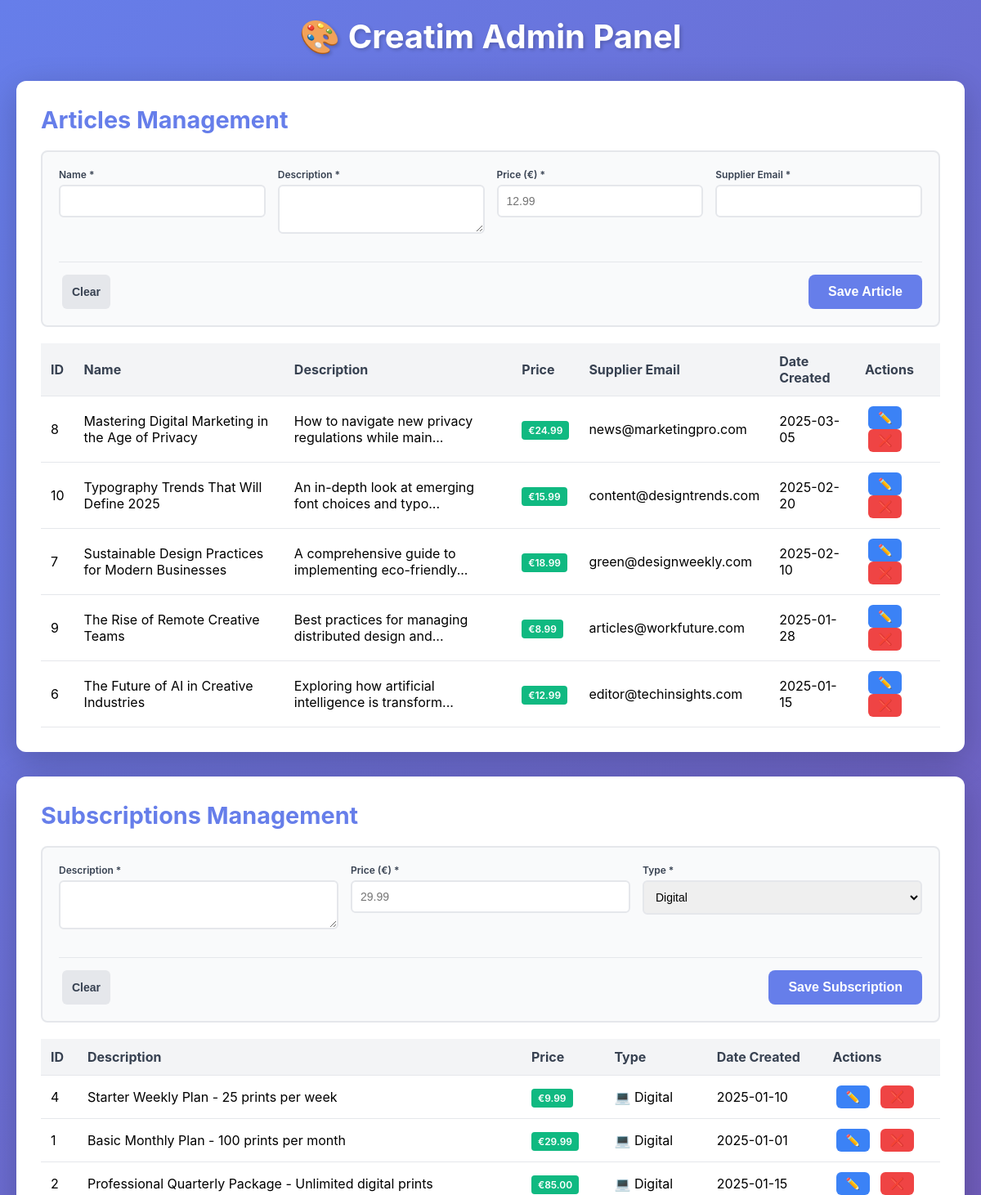
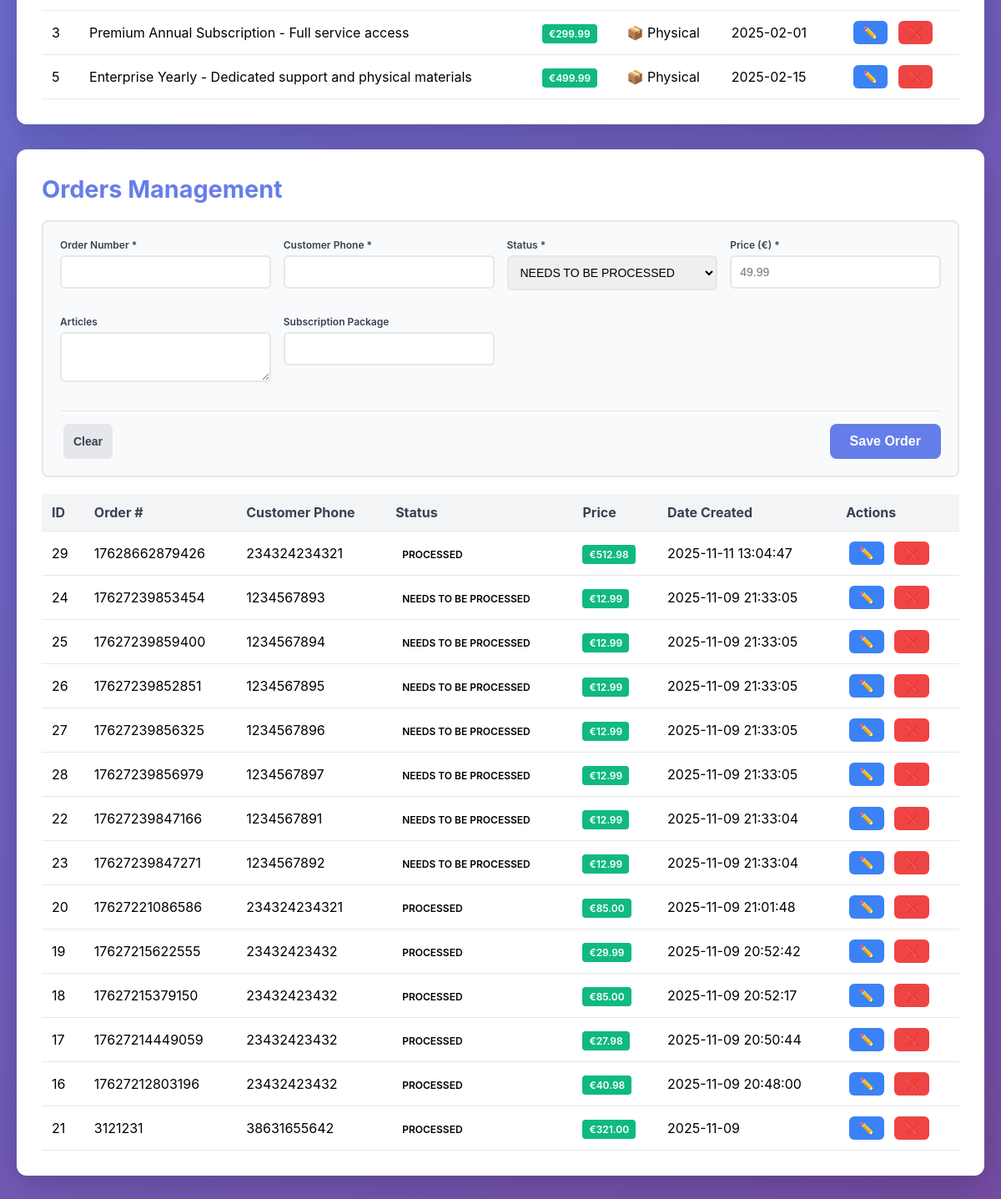
Screenshot of /backend/index.php with the database file from the repository (2 pictures, top to bottom).
### tables this page shows
CREATE TABLE "articles"
(
    id             integer
        constraint id
            primary key autoincrement,
    name           TEXT              not null,
    description    TEXT              not null,
    price          integer,
    supplier_email TEXT              not null,
    date_created   TEXT default DATE not null
);

CREATE TABLE "subscription"
(
    id           integer not null
        constraint subscription_pk
            primary key autoincrement,
    description  TEXT    not null,
    price        integer,
    physical     integer default 0,
    date_created TEXT    default DATE
);

CREATE TABLE orders
(
    id               integer
        constraint orders_pk
            primary key autoincrement,
    order_number     integer,
    customer_phone   integer              not null,
    status           TEXT                 not null,
    price            integer not null,
    articles         TEXT,
    subscription_pkg TEXT,
    date_created     TEXT    default DATE not null
, session_id TEXT);

### backend/lib/PdoConnector.php (called while the page is built, shortened)
<?php
class PdoConnector
{
    private static ?PDO $instance = null;
    private function __construct()
    {
        $this->dbPath = __DIR__ . '/../../database.db';
    }
    public static function getInstance(): PDO
    {
        if (self::$instance === null) {
            $connector = new self();
            try {
                self::$instance = new PDO('sqlite:' . $connector->dbPath);
                self::$instance->setAttribute(PDO::ATTR_ERRMODE, PDO::ERRMODE_EXCEPTION);
                self::$instance->setAttribute(PDO::ATTR_DEFAULT_FETCH_MODE, PDO::FETCH_ASSOC);
            } catch (PDOException $e) {
                throw new Exception("Database connection failed: " . $e->getMessage());
            }
        }
        return self::$instance;
    }
}

### backend/lib/admin/Dashboard.php (called while the page is built, shortened)
<?php
require_once __DIR__ . '/../Admin.php';
class Dashboard
{
    private Admin $admin;
    private array $articles = [];
    private array $subscriptions = [];
    private array $orders = [];
    public function __construct()
    {
        $this->admin = new Admin();
        $this->loadData();
    }
    private function loadData(): void
    {
        $this->articles = $this->admin->getAllArticles();
        $this->subscriptions = $this->admin->getAllSubscriptions();
        $this->orders = $this->admin->getAllOrders();
    }
    public function getArticles(): array
    {
        return $this->articles;
    }
    public function getSubscriptions(): array
    {
        return $this->subscriptions;
    }
    public function getOrders(): array
    {
        return $this->orders;
    }
}

### backend/lib/Admin.php (called while the page is built, shortened)
<?php
require_once __DIR__ . '/PdoConnector.php';
class Admin
{
    private PDO $db;
    public function __construct()
    {
        $this->db = PdoConnector::getInstance();
    }
    public function getAllArticles(): array
    {
        return $this->db->query('SELECT * FROM articles ORDER BY date_created DESC')->fetchAll();
    }
    public function getAllSubscriptions(): array
    {
        return $this->db->query('SELECT * FROM subscription ORDER BY price ASC')->fetchAll();
    }
    public function getAllOrders(): array
    {
        return $this->db->query('SELECT * FROM orders ORDER BY date_created DESC')->fetchAll();
    }
}

### backend/index.php (the view, shortened to what this page needs)
<?php
require_once __DIR__ . '/lib/admin/Dashboard.php';
$dashboard = new Dashboard();
$articles = $dashboard->getArticles();
$subscriptions = $dashboard->getSubscriptions();
$orders = $dashboard->getOrders();
?>
<!DOCTYPE html>
<html lang="en">
<head>
    <link rel="stylesheet" href="styles/dashboard.css">
</head>
<body>
    <div class="o-container">
        <h1>🎨 Creatim Admin Panel</h1>
        <div class="section">
            <h2>Articles Management</h2>
            <form method="POST" class="c-form c-form--inline" id="articleForm">
                <div class="c-form__inputs">
                    <div class="c-form__group">
                        <label class="c-form__label">Name *</label>
                        <input type="text" name="name" id="articleName" class="c-form__input" required>
                    </div>
                    <div class="c-form__group">
                        <label class="c-form__label">Description *</label>
                        <textarea name="description" id="articleDescription" class="c-form__textarea" required></textarea>
                    </div>
                    <div class="c-form__group">
                        <label class="c-form__label">Price (€) *</label>
                        <input type="number" step="0.01" min="0" name="price_euro" id="articlePriceEuro" class="c-form__input" required placeholder="12.99">
                    </div>
                    <div class="c-form__group">
                        <label class="c-form__label">Supplier Email *</label>
                        <input type="email" name="supplier_email" id="articleEmail" class="c-form__input" required>
                    </div>
                </div>
                <div class="c-form__buttons">
                    <button type="button" class="c-btn c-btn--secondary" onclick="resetArticleForm()">Clear</button>
                    <button type="submit" class="c-btn c-btn--primary">Save Article</button>
                </div>
            </form>
            <table>
                <thead>
                    <tr>
                        <th>ID</th>
                        <th>Name</th>
                        <th>Description</th>
                        <th>Price</th>
                        <th>Supplier Email</th>
                        <th>Date Created</th>
                        <th>Actions</th>
                    </tr>
                </thead>
                <tbody>
                    <?php if (empty($articles)): ?>
                    <tr>
                        <td colspan="7" style="text-align: center;">No articles found</td>
                    </tr>
                    <?php else: ?>
                    <?php foreach ($articles as $article): ?>
                    <tr>
                        <td><?= $article['id'] ?></td>
                        <td><?= htmlspecialchars($article['name']) ?></td>
                        <td><?= htmlspecialchars(substr($article['description'], 0, 50)) ?>...</td>
                        <td><span class="c-badge c-badge--price">€<?= number_format($article['price'] / 100, 2) ?></span></td>
                        <td><?= htmlspecialchars($article['supplier_email']) ?></td>
                        <td><?= $article['date_created'] ?></td>
                        <td>
                            <button class="c-btn c-btn--info" onclick='editArticle(<?= json_encode($article) ?>, this)'>✏️</button>
                            <form method="POST" style="display:inline;">
                                <button type="submit" class="c-btn c-btn--danger" onclick="return confirm('Delete this article?')">❌</button>
                            </form>
                        </td>
                    </tr>
                    <?php endforeach; ?>
                    <?php endif; ?>
                </tbody>
            </table>
        </div>
        <div class="section">
            <h2>Subscriptions Management</h2>
            <form method="POST" class="c-form c-form--inline" id="subscriptionForm">
                <div class="c-form__inputs">
                    <div class="c-form__group">
                        <label class="c-form__label">Description *</label>
                        <textarea name="description" id="subscriptionDescription" class="c-form__textarea" required></textarea>
                    </div>
                    <div class="c-form__group">
                        <label class="c-form__label">Price (€) *</label>
                        <input type="number" step="0.01" min="0" name="price_euro" id="subscriptionPriceEuro" class="c-form__input" required placeholder="29.99">
                    </div>
                    <div class="c-form__group">
                        <label class="c-form__label">Type *</label>
                        <select name="physical" id="subscriptionPhysical" class="c-form__select" required>
                            <option value="0">Digital</option>
                        </select>
                    </div>
                </div>
                <div class="c-form__buttons">
                    <button type="button" class="c-btn c-btn--secondary" onclick="resetSubscriptionForm()">Clear</button>
                    <button type="submit" class="c-btn c-btn--primary">Save Subscription</button>
                </div>
            </form>
            <table>
                <thead>
                    <tr>
                        <th>ID</th>
                        <th>Description</th>
                        <th>Price</th>
                        <th>Type</th>
                        <th>Date Created</th>
                        <th>Actions</th>
                    </tr>
                </thead>
                <tbody>
                    <?php if (empty($subscriptions)): ?>
                    <tr>
                        <td colspan="6" style="text-align: center;">No subscriptions found</td>
                    </tr>
                    <?php else: ?>
                    <?php foreach ($subscriptions as $subscription): ?>
                    <tr>
                        <td><?= $subscription['id'] ?></td>
                        <td><?= htmlspecialchars($subscription['description']) ?></td>
                        <td><span class="c-badge c-badge--price">€<?= number_format($subscription['price'] / 100, 2) ?></span></td>
                        <td><?= $subscription['physical'] ? '📦 Physical' : '💻 Digital' ?></td>
                        <td><?= $subscription['date_created'] ?></td>
                        <td>
                            <button class="c-btn c-btn--info" onclick='editSubscription(<?= json_encode($subscription) ?>, this)'>✏️</button>
                            <form method="POST" style="display:inline;">
                                <button type="submit" class="c-btn c-btn--danger" onclick="return confirm('Delete this subscription?')">❌</button>
                            </form>
                        </td>
                    </tr>
                    <?php endforeach; ?>
                    <?php endif; ?>
                </tbody>
            </table>
        </div>
        <div class="section">
            <h2>Orders Management</h2>
            <form method="POST" class="c-form c-form--inline" id="orderForm">
                <div class="c-form__inputs">
                    <div class="c-form__group">
                        <label class="c-form__label">Order Number *</label>
                        <input type="number" name="order_number" id="orderNumber" class="c-form__input" required>
                    </div>
                    <div class="c-form__group">
                        <label class="c-form__label">Customer Phone *</label>
                        <input type="text" name="customer_phone" id="orderPhone" class="c-form__input">
                    </div>
                    <div class="c-form__group">
                        <label class="c-form__label">Status *</label>
                        <select name="status" id="orderStatus" class="c-form__select" required>
                            <option value="NEEDS TO BE PROCESSED">NEEDS TO BE PROCESSED</option>
                        </select>
                    </div>
                    <div class="c-form__group">
                        <label class="c-form__label">Price (€) *</label>
                        <input type="number" step="0.01" min="0" name="price_euro" id="orderPriceEuro" class="c-form__input" required placeholder="49.99">
                    </div>
                    <div class="c-form__group">
                        <label class="c-form__label">Articles</label>
                        <textarea name="articles" id="orderArticles" class="c-form__textarea"></textarea>
                    </div>
                    <div class="c-form__group">
                        <label class="c-form__label">Subscription Package</label>
                        <input type="text" name="subscription_pkg" id="orderSubscription" class="c-form__input">
                    </div>
                </div>
                <div class="c-form__buttons">
                    <button type="button" class="c-btn c-btn--secondary" onclick="resetOrderForm()">Clear</button>
                    <button type="submit" class="c-btn c-btn--primary">Save Order</button>
                </div>
            </form>
            <table>
                <thead>
                    <tr>
                        <th>ID</th>
                        <th>Order #</th>
                        <th>Customer Phone</th>
                        <th>Status</th>
                        <th>Price</th>
                        <th>Date Created</th>
                        <th>Actions</th>
                    </tr>
                </thead>
                <tbody>
                    <?php if (empty($orders)): ?>
                    <tr>
                        <td colspan="7" style="text-align: center;">No orders found</td>
                    </tr>
                    <?php else: ?>
                    <?php foreach ($orders as $order): ?>
                    <tr>
                        <td><?= $order['id'] ?></td>
                        <td><?= $order['order_number'] ?></td>
                        <td><?= $order['customer_phone'] ?></td>
                        <td><span class="c-badge c-badge--status-<?= strtolower($order['status']) ?>"><?= htmlspecialchars($order['status']) ?></span></td>
                        <td><span class="c-badge c-badge--price">€<?= number_format($order['price'] / 100, 2) ?></span></td>
                        <td><?= $order['date_created'] ?></td>
                        <td>
                            <button class="c-btn c-btn--info" onclick='editOrder(<?= json_encode($order) ?>, this)'>✏️</button>
                            <form method="POST" style="display:inline;">
                                <button type="submit" class="c-btn c-btn--danger" onclick="return confirm('Delete this order?')">❌</button>
                            </form>
                        </td>
                    </tr>
                    <?php endforeach; ?>
                    <?php endif; ?>
                </tbody>
            </table>
        </div>
    </div>
</body>
</html>

### rows the page displays
articles: id "8", name "Mastering Digital Marketing in the Age of Privacy", description "How to navigate new privacy regulations while main", $article['price']/100 "24.99", supplier_email "news@marketingpro.com", date_created "2025-03-05"
articles: id "10", name "Typography Trends That Will Define 2025", description "An in-depth look at emerging font choices and typo", $article['price']/100 "15.99", supplier_email "content@designtrends.com", date_created "2025-02-20"
articles: id "7", name "Sustainable Design Practices for Modern Businesses", description "A comprehensive guide to implementing eco-friendly", $article['price']/100 "18.99", supplier_email "green@designweekly.com", date_created "2025-02-10"
articles: id "9", name "The Rise of Remote Creative Teams", description "Best practices for managing distributed design and", $article['price']/100 "8.99", supplier_email "articles@workfuture.com", date_created "2025-01-28"
articles: id "6", name "The Future of AI in Creative Industries", description "Exploring how artificial intelligence is transform", $article['price']/100 "12.99", supplier_email "editor@techinsights.com", date_created "2025-01-15"
subscription: id "4", description "Starter Weekly Plan - 25 prints per week", $subscription['price']/100 "9.99", physical "💻 Digital", date_created "2025-01-10"
subscription: id "1", description "Basic Monthly Plan - 100 prints per month", $subscription['price']/100 "29.99", physical "💻 Digital", date_created "2025-01-01"
subscription: id "2", description "Professional Quarterly Package - Unlimited digital prints", $subscription['price']/100 "85.00", physical "💻 Digital", date_created "2025-01-15"
subscription: id "3", description "Premium Annual Subscription - Full service access", $subscription['price']/100 "299.99", physical "📦 Physical", date_created "2025-02-01"
subscription: id "5", description "Enterprise Yearly - Dedicated support and physical materials", $subscription['price']/100 "499.99", physical "📦 Physical", date_created "2025-02-15"
orders: id "29", order_number "17628662879426", customer_phone "234324234321", status "PROCESSED", $order['price']/100 "512.98", date_created "2025-11-11 13:04:47"
orders: id "24", order_number "17627239853454", customer_phone "1234567893", status "NEEDS TO BE PROCESSED", $order['price']/100 "12.99", date_created "2025-11-09 21:33:05"
orders: id "25", order_number "17627239859400", customer_phone "1234567894", status "NEEDS TO BE PROCESSED", $order['price']/100 "12.99", date_created "2025-11-09 21:33:05"
orders: id "26", order_number "17627239852851", customer_phone "1234567895", status "NEEDS TO BE PROCESSED", $order['price']/100 "12.99", date_created "2025-11-09 21:33:05"
orders: id "27", order_number "17627239856325", customer_phone "1234567896", status "NEEDS TO BE PROCESSED", $order['price']/100 "12.99", date_created "2025-11-09 21:33:05"
orders: id "28", order_number "17627239856979", customer_phone "1234567897", status "NEEDS TO BE PROCESSED", $order['price']/100 "12.99", date_created "2025-11-09 21:33:05"
orders: id "22", order_number "17627239847166", customer_phone "1234567891", status "NEEDS TO BE PROCESSED", $order['price']/100 "12.99", date_created "2025-11-09 21:33:04"
orders: id "23", order_number "17627239847271", customer_phone "1234567892", status "NEEDS TO BE PROCESSED", $order['price']/100 "12.99", date_created "2025-11-09 21:33:04"
orders: id "20", order_number "17627221086586", customer_phone "234324234321", status "PROCESSED", $order['price']/100 "85.00", date_created "2025-11-09 21:01:48"
orders: id "19", order_number "17627215622555", customer_phone "23432423432", status "PROCESSED", $order['price']/100 "29.99", date_created "2025-11-09 20:52:42"
orders: id "18", order_number "17627215379150", customer_phone "23432423432", status "PROCESSED", $order['price']/100 "85.00", date_created "2025-11-09 20:52:17"
orders: id "17", order_number "17627214449059", customer_phone "23432423432", status "PROCESSED", $order['price']/100 "27.98", date_created "2025-11-09 20:50:44"
orders: id "16", order_number "17627212803196", customer_phone "23432423432", status "PROCESSED", $order['price']/100 "40.98", date_created "2025-11-09 20:48:00"
orders: id "21", order_number "3121231", customer_phone "38631655642", status "PROCESSED", $order['price']/100 "321.00", date_created "2025-11-09"
